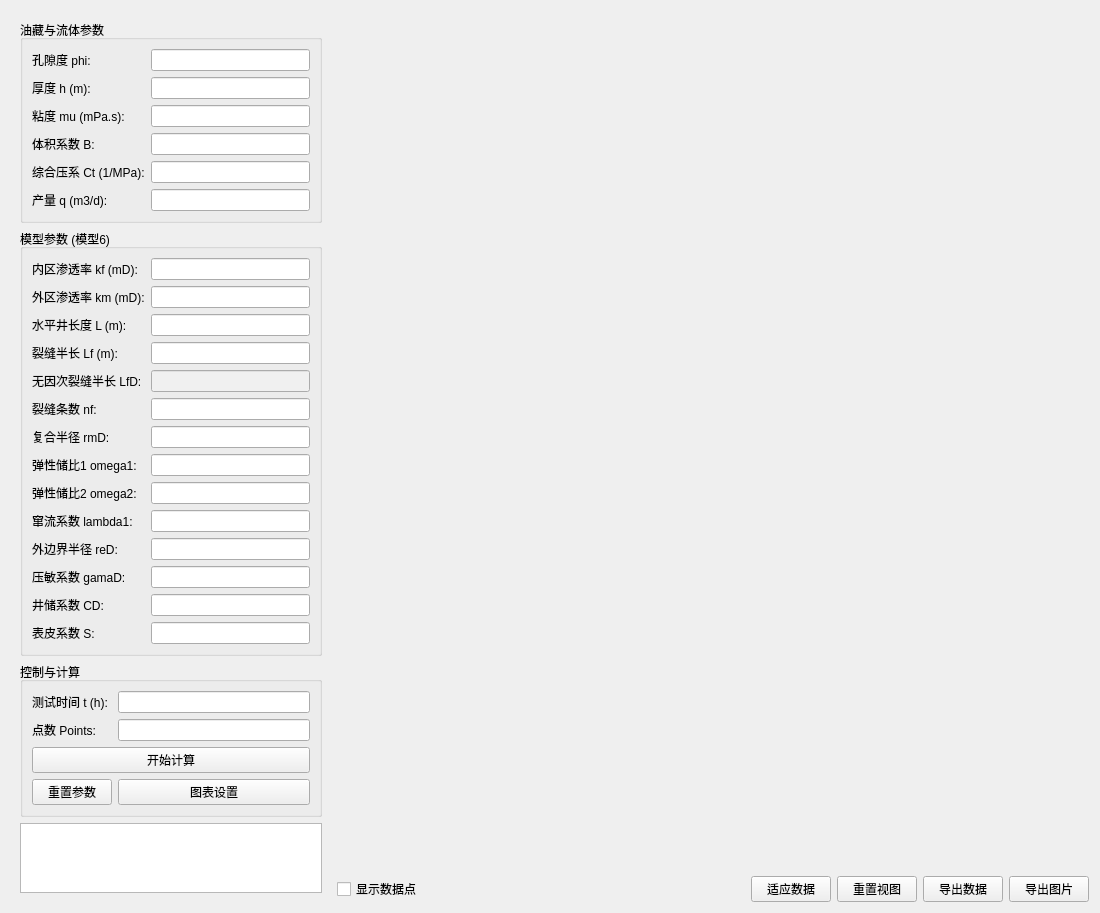
<?xml version="1.0" encoding="UTF-8"?>
<ui version="4.0">
 <class>ModelWidget6</class>
 <widget class="QWidget" name="ModelWidget6">
  <property name="geometry">
   <rect>
    <x>0</x>
    <y>0</y>
    <width>1100</width>
    <height>800</height>
   </rect>
  </property>
  <property name="windowTitle">
   <string>Model 6</string>
  </property>
  <layout class="QHBoxLayout" name="horizontalLayout">
   <item>
    <widget class="QWidget" name="leftPanel" native="true">
     <property name="minimumSize">
      <size>
       <width>320</width>
       <height>0</height>
      </size>
     </property>
     <property name="maximumSize">
      <size>
       <width>320</width>
       <height>16777215</height>
      </size>
     </property>
     <layout class="QVBoxLayout" name="verticalLayout">
      <item>
       <widget class="QGroupBox" name="grpBaseParams">
        <property name="title">
         <string>油藏与流体参数</string>
        </property>
        <layout class="QFormLayout" name="formLayout">
         <item row="0" column="0">
          <widget class="QLabel" name="label"><property name="text"><string>孔隙度 phi:</string></property></widget>
         </item>
         <item row="0" column="1">
          <widget class="QLineEdit" name="phiEdit"/>
         </item>
         <item row="1" column="0">
          <widget class="QLabel" name="label_2"><property name="text"><string>厚度 h (m):</string></property></widget>
         </item>
         <item row="1" column="1">
          <widget class="QLineEdit" name="hEdit"/>
         </item>
         <item row="2" column="0">
          <widget class="QLabel" name="label_3"><property name="text"><string>粘度 mu (mPa.s):</string></property></widget>
         </item>
         <item row="2" column="1">
          <widget class="QLineEdit" name="muEdit"/>
         </item>
         <item row="3" column="0">
          <widget class="QLabel" name="label_4"><property name="text"><string>体积系数 B:</string></property></widget>
         </item>
         <item row="3" column="1">
          <widget class="QLineEdit" name="BEdit"/>
         </item>
         <item row="4" column="0">
          <widget class="QLabel" name="label_5"><property name="text"><string>综合压系 Ct (1/MPa):</string></property></widget>
         </item>
         <item row="4" column="1">
          <widget class="QLineEdit" name="CtEdit"/>
         </item>
         <item row="5" column="0">
          <widget class="QLabel" name="label_6"><property name="text"><string>产量 q (m3/d):</string></property></widget>
         </item>
         <item row="5" column="1">
          <widget class="QLineEdit" name="qEdit"/>
         </item>
        </layout>
       </widget>
      </item>
      <item>
       <widget class="QGroupBox" name="grpModelParams">
        <property name="title">
         <string>模型参数 (模型6)</string>
        </property>
        <layout class="QFormLayout" name="formLayout_2">
         <item row="0" column="0">
          <widget class="QLabel" name="label_7"><property name="text"><string>内区渗透率 kf (mD):</string></property></widget>
         </item>
         <item row="0" column="1">
          <widget class="QLineEdit" name="kfEdit"/>
         </item>
         <item row="1" column="0">
          <widget class="QLabel" name="label_8"><property name="text"><string>外区渗透率 km (mD):</string></property></widget>
         </item>
         <item row="1" column="1">
          <widget class="QLineEdit" name="kmEdit"/>
         </item>
         <item row="2" column="0">
          <widget class="QLabel" name="label_9"><property name="text"><string>水平井长度 L (m):</string></property></widget>
         </item>
         <item row="2" column="1">
          <widget class="QLineEdit" name="LEdit"/>
         </item>
         <item row="3" column="0">
          <widget class="QLabel" name="label_10"><property name="text"><string>裂缝半长 Lf (m):</string></property></widget>
         </item>
         <item row="3" column="1">
          <widget class="QLineEdit" name="LfEdit"/>
         </item>
         <item row="4" column="0">
          <widget class="QLabel" name="label_LfD"><property name="text"><string>无因次裂缝半长 LfD:</string></property></widget>
         </item>
         <item row="4" column="1">
          <widget class="QLineEdit" name="LfDEdit">
           <property name="readOnly"><bool>true</bool></property>
           <property name="styleSheet"><string>background-color: #f0f0f0;</string></property>
          </widget>
         </item>
         <item row="5" column="0">
          <widget class="QLabel" name="label_11"><property name="text"><string>裂缝条数 nf:</string></property></widget>
         </item>
         <item row="5" column="1">
          <widget class="QLineEdit" name="nfEdit"/>
         </item>
         <item row="6" column="0">
          <widget class="QLabel" name="label_12"><property name="text"><string>复合半径 rmD:</string></property></widget>
         </item>
         <item row="6" column="1">
          <widget class="QLineEdit" name="rmDEdit"/>
         </item>
         <item row="7" column="0">
          <widget class="QLabel" name="label_13"><property name="text"><string>弹性储比1 omega1:</string></property></widget>
         </item>
         <item row="7" column="1">
          <widget class="QLineEdit" name="omga1Edit"/>
         </item>
         <item row="8" column="0">
          <widget class="QLabel" name="label_14"><property name="text"><string>弹性储比2 omega2:</string></property></widget>
         </item>
         <item row="8" column="1">
          <widget class="QLineEdit" name="omga2Edit"/>
         </item>
         <item row="9" column="0">
          <widget class="QLabel" name="label_15"><property name="text"><string>窜流系数 lambda1:</string></property></widget>
         </item>
         <item row="9" column="1">
          <widget class="QLineEdit" name="remda1Edit"/>
         </item>
         <item row="10" column="0">
          <widget class="QLabel" name="label_reD"><property name="text"><string>外边界半径 reD:</string></property></widget>
         </item>
         <item row="10" column="1">
          <widget class="QLineEdit" name="reDEdit"/>
         </item>
         <item row="11" column="0">
          <widget class="QLabel" name="label_gamaD"><property name="text"><string>压敏系数 gamaD:</string></property></widget>
         </item>
         <item row="11" column="1">
          <widget class="QLineEdit" name="gamaDEdit"/>
         </item>
         <item row="12" column="0">
          <widget class="QLabel" name="label_cD"><property name="text"><string>井储系数 CD:</string></property></widget>
         </item>
         <item row="12" column="1">
          <widget class="QLineEdit" name="cDEdit"/>
         </item>
         <item row="13" column="0">
          <widget class="QLabel" name="label_S"><property name="text"><string>表皮系数 S:</string></property></widget>
         </item>
         <item row="13" column="1">
          <widget class="QLineEdit" name="sEdit"/>
         </item>
        </layout>
       </widget>
      </item>
      <item>
       <widget class="QGroupBox" name="grpControl">
        <property name="title">
         <string>控制与计算</string>
        </property>
        <layout class="QGridLayout" name="gridLayout">
         <item row="0" column="0">
          <widget class="QLabel" name="label_16"><property name="text"><string>测试时间 t (h):</string></property></widget>
         </item>
         <item row="0" column="1">
          <widget class="QLineEdit" name="tEdit"/>
         </item>
         <item row="1" column="0">
          <widget class="QLabel" name="label_17"><property name="text"><string>点数 Points:</string></property></widget>
         </item>
         <item row="1" column="1">
          <widget class="QLineEdit" name="pointsEdit"/>
         </item>
         <item row="2" column="0" colspan="2">
          <widget class="QPushButton" name="calculateButton">
           <property name="text">
            <string>开始计算</string>
           </property>
          </widget>
         </item>
         <item row="3" column="0">
          <widget class="QPushButton" name="resetButton">
           <property name="text">
            <string>重置参数</string>
           </property>
          </widget>
         </item>
         <item row="3" column="1">
          <widget class="QPushButton" name="chartSettingsButton">
           <property name="text">
            <string>图表设置</string>
           </property>
          </widget>
         </item>
        </layout>
       </widget>
      </item>
      <item>
       <spacer name="verticalSpacer">
        <property name="orientation">
         <enum>Qt::Vertical</enum>
        </property>
        <property name="sizeHint" stdset="0">
         <size>
          <width>20</width>
          <height>40</height>
         </size>
        </property>
       </spacer>
      </item>
      <item>
       <widget class="QTextEdit" name="resultTextEdit">
        <property name="maximumSize">
         <size>
          <width>16777215</width>
          <height>100</height>
         </size>
        </property>
       </widget>
      </item>
     </layout>
    </widget>
   </item>
   <item>
    <layout class="QVBoxLayout" name="rightLayout">
     <item>
      <widget class="QWidget" name="chartContainer" native="true">
       <property name="sizePolicy">
        <sizepolicy hsizetype="Expanding" vsizetype="Expanding">
         <horstretch>0</horstretch>
         <verstretch>0</verstretch>
        </sizepolicy>
       </property>
       <property name="minimumSize">
        <size>
         <width>500</width>
         <height>400</height>
        </size>
       </property>
      </widget>
     </item>
     <item>
      <layout class="QHBoxLayout" name="toolsLayout">
       <item>
        <widget class="QCheckBox" name="checkShowPoints">
         <property name="text">
          <string>显示数据点</string>
         </property>
        </widget>
       </item>
       <item>
        <spacer name="horizontalSpacer">
         <property name="orientation">
          <enum>Qt::Horizontal</enum>
         </property>
         <property name="sizeHint" stdset="0">
          <size>
           <width>40</width>
           <height>20</height>
          </size>
         </property>
        </spacer>
       </item>
       <item>
        <widget class="QPushButton" name="fitToDataButton">
         <property name="text">
          <string>适应数据</string>
         </property>
        </widget>
       </item>
       <item>
        <widget class="QPushButton" name="resetViewButton">
         <property name="text">
          <string>重置视图</string>
         </property>
        </widget>
       </item>
       <item>
        <widget class="QPushButton" name="btnExportData">
         <property name="text">
          <string>导出数据</string>
         </property>
        </widget>
       </item>
       <item>
        <widget class="QPushButton" name="btnExportImage">
         <property name="text">
          <string>导出图片</string>
         </property>
        </widget>
       </item>
      </layout>
     </item>
    </layout>
   </item>
  </layout>
 </widget>
 <resources/>
 <connections/>
</ui>
